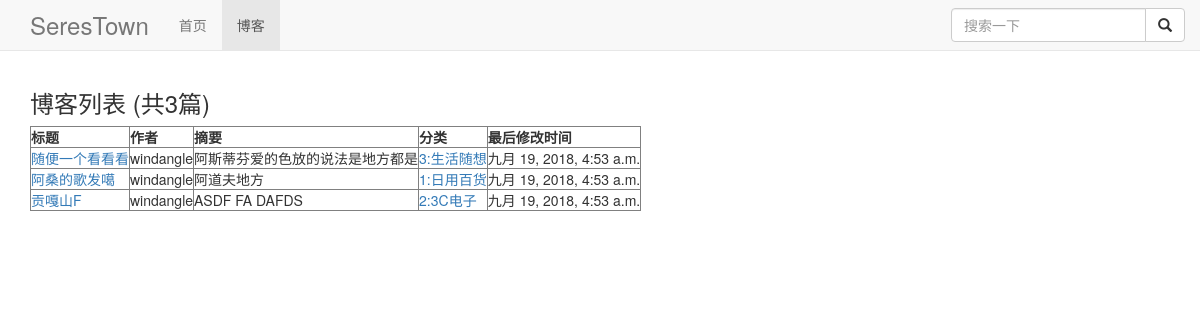
Screenshot of /blog/ with the database file from the repository.
### blog/models.py (models this page shows, shortened)
class Blog(models.Model):
    title = models.CharField(max_length=64)
    blog_type = models.ForeignKey(BlogType, on_delete=models.DO_NOTHING)
    content = models.TextField()
    author = models.ForeignKey(User, on_delete=models.DO_NOTHING)
    created_time = models.DateTimeField(auto_now_add=True)
    last_updated_time = models.DateTimeField(auto_now=True)

class BlogType(models.Model):
    type_name = models.CharField(max_length=16)
    type_e_name = models.CharField(max_length=32)

### blog/views.py (the view)
# urls.py: path('', views.blog_list, name='blog_list'),
def blog_list(request):
    context = {}
    context['blogs'] = Blog.objects.all()
    return render_to_response('blog_list.html', context)

### blog/templates/blog_list.html (shortened to what this page needs)
{% extends 'base.html' %}
{% block nav_blog_active %}"active"{% endblock %}
{% block content %}
    <p><h3>博客列表 (共{{ blogs|length }}篇)</h3></p>
    <table border="1">
        <tr>
            <th>标题</th>
            <th>作者</th>
            <th>摘要</th>
            <th>分类</th>
            <th>最后修改时间</th>
        </tr>
        {% for blog in blogs %}
            <tr>
                <td><a href="{% url 'blog_detail' blog.pk %}">{{ blog.title }}</a></td>
                <td>{{ blog.author }}</td>
                <td>{{ blog.content|truncatechars:16 }}</td>
                <td><a href="{% url 'blog_with_type' blog.blog_type.type_e_name %}">{{ blog.blog_type.pk }}:{{ blog.blog_type.type_name }}</a></td>
                <td>{{ blog.last_updated_time }}</td>
            </tr>
        {% endfor %}
    </table>
{% endblock %}

### templates/base.html (shortened to what this page needs)
{% load staticfiles %}
<!DOCTYPE html>
<html lang="zh-CN">
  <head>
    <link href="https://cdn.bootcss.com/bootstrap/3.3.7/css/bootstrap.min.css" rel="stylesheet">
    <link rel="stylesheet" type="text/css" href="{% static 'base.css' %}">
</head>
<body>
    <div class="navbar navbar-default navbar-fixed-top" role="navigation">
        <div class="container">
            <div class="navbar-header">
                <a class="navbar-brand" href="{% url 'home' %}">SeresTown</a>
            </div>
            <div class="collapse navbar-collapse" id="#bs-example-navbar-collapse-1 ">
                <ul class="nav navbar-nav">
                    <li class={% block nav_home_active %}{% endblock %}><a href="{% url 'home'%}">首页</a></li>
                    <li class={% block nav_blog_active %}{% endblock %}><a href="{% url 'blog_list'%}">博客</a></li>
                </ul>
                <form class="navbar-form navbar-right">
                    <div class="input-group navbar-right">
                        <input type="text" class="form-control" placeholder="搜索一下">
                        <span class="input-group-btn">
                            <button class="btn btn-default" type="button">
                                <span class="glyphicon glyphicon-search" aria-hidden="true"></span>
                            </button>
                        </span>
                    </div>
                </form>
            </div>
        </div>
    </div>
    <div class="container">
        {% block content %}{% endblock %}
    </div>
</body>
</html>

### static/base.css (style rules this page uses)
body { margin-top: 70px; }
a.navbar-brand { font-size: 24px; }

### rows the page displays
Blog: title "随便一个看看看", author "windangle", content "阿斯蒂芬爱的色放的说法是地方都是", blog_type.pk "3", blog_type.type_name "生活随想", last_updated_time "九月 19, 2018, 4:53 a.m."
Blog: title "阿桑的歌发噶", author "windangle", content "阿道夫地方", blog_type.pk "1", blog_type.type_name "日用百货", last_updated_time "九月 19, 2018, 4:53 a.m."
Blog: title "贡嘎山F", author "windangle", content "ASDF FA DAFDS", blog_type.pk "2", blog_type.type_name "3C电子", last_updated_time "九月 19, 2018, 4:53 a.m."

### other values shown
{{ blogs|length }} "3"
